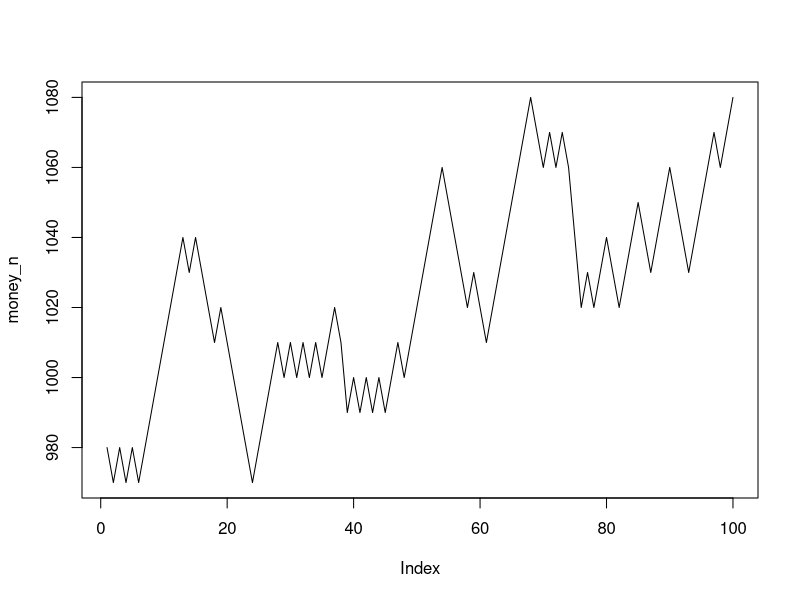

The R script that drew this image: (Note: this script raises an error after producing the figure.)

#######
# 標題 動機與目的 研究方法與假設 結論與備案

library(dplyr)
### Final report

num=1:13
type=c("space", "heart", "diamond", "club")
interaction(num, type)
poker <- expand.grid(num, type)
poker <- paste(poker$Var1, poker$Var2)
s <- sample(poker, 13)

str <- strsplit(s, " ")
num <- unlist(str)[seq(1,26, by=2)] %>% as.numeric() %>% sort()
cha <- unlist(str)[seq(2,26, by=2)]
unique(num)[-1]-unique(num)[-length(unique(num))]


######## casino war ################################################
draw <- function(x){
  x <- sample(x, length(x))
  a <- sample(x, 1)
  s <- sum(x==a)-1
  x <- c(x[x!=a], rep(a,s))
  return(x)
}

### 1. #####
n <- 150
A <- matrix(ncol = 3, nrow = 1000)
for (i in 1:1000) {
  x <- rep(c(2:14),6*4)
  k <- vector(length = n)
  for (j in 1:n) {
    # player
    x <- sample(x, length(x))
    a <- sample(x, 1)
    s <- sum(x==a)-1
    x <- c(x[x!=a], rep(a,s))
    # 莊
    x <- sample(x, length(x))
    b <- sample(x, 1)
    s <- sum(x==a)-1
    x <- c(x[x!=a], rep(a,s))
    
    if (a>b){ k[j]=1 } else if (a==b) {k[j]=0} else  k[j]=-1
  }
  A[i,1] <- sum(k==1)/150
  A[i,2] <- sum(k==-1)/150
  A[i,3] <- sum(k==0)/150
}
tmp <- apply(A, 2, mean)
apply(A, 2, var)

312/(2*(tmp[1]+tmp[2])+10*tmp[3])
time <- 15*(tmp[1]+tmp[2])+90*tmp[3]
time*100/60

#### 2. ######

# 模擬玩 50 局 1000 次，記錄每次剩下的錢為多少，
# 當模擬的次數越多

x <- rep(c(2:14),6*4)
money = 1000
n <- 100
k <- vector(length = n)
money_n <- vector(length = n)
simu_money <- vector(length = 1000)
e = NULL

for (j in 1:n) {
  # player
  x <- sample(x, length(x))
  a <- sample(x, 1)
  s <- sum(x==a)-1
  x <- c(x[x!=a], rep(a,s))
  # 莊
  x <- sample(x, length(x))
  b <- sample(x, 1)
  s <- sum(x==a)-1
  x <- c(x[x!=a], rep(a,s))
  
  if (a>b){ k[j]=1 } else if (a==b) {k[j]=0} else  k[j]=-1
  if (k[j] != 0 ) { money <- money+k[j]*10 }
  else  {
    for (i in 1:3) {
      x<- draw(x)
    }
    # player
    x <- sample(x, length(x))
    a <- sample(x, 1)
    s <- sum(x==a)-1
    x <- c(x[x!=a], rep(a,s))
    for (i in 1:3) {
      x<- draw(x)
    }
    # 莊
    x <- sample(x, length(x))
    b <- sample(x, 1)
    s <- sum(x==a)-1
    x <- c(x[x!=a], rep(a,s))
    if (a>b){ g=1 } else if (a==b) {g=4} else  g=-2
    money <- money+g*10
    e  <- c(e,g)
  }
  money_n[j] <- money
  left <- length(x)
}

k
table(k)
e
money
money_n
plot(money_n, type = "l")


par(mfrow=c(3,3), mar=c(2,2,2,2))
for (i in 1:3) {
  x <- rep(c(2:14),6*4)
  money = 1000
  n_50 <- game(x,50,money)
  plot(n_50, type = "l", main = "n=50")
}
for (i in 1:3) {
  x <- rep(c(2:14),6*4)
  money = 1000
  n_70 <- game(x,70,money)
  plot(n_70, type = "l", main = "n=70")
}
for (i in 1:3) {
  x <- rep(c(2:14),6*4)
  money = 1000
  n_100 <- game(x,100,money)
  plot(n_100, type = "l", main = "n=100")
}

# 3. ######

game <- function(x,n,money){
  money_n <- vector(length = n)
  for (j in 1:n) {
    # player
    x <- sample(x, length(x))
    a <- sample(x, 1)
    s <- sum(x==a)-1
    x <- c(x[x!=a], rep(a,s))
    # 莊
    x <- sample(x, length(x))
    b <- sample(x, 1)
    s <- sum(x==a)-1
    x <- c(x[x!=a], rep(a,s))
    
    if (a > b){ k=1 } else if (a==b) {k=0} else  k=-1
    if (k != 0 ) { money <- money + k*10 }
    else  {
      for (i in 1:3) {
        x<- draw(x)
      }
      # player
      x <- sample(x, length(x))
      a <- sample(x, 1)
      s <- sum(x==a)-1
      x <- c(x[x!=a], rep(a,s))
      for (i in 1:3) {
        x<- draw(x)
      }
      # 莊
      x <- sample(x, length(x))
      b <- sample(x, 1)
      s <- sum(x==a)-1
      x <- c(x[x!=a], rep(a,s))
      if (a > b){ g=1 } else if (a == b) {g = 4} else  g = -2
      money <- money + g*10
    }
    money_n[j] <- money
  }
  return(money = money_n)
}


n <- 70
simu_money <- matrix(ncol = n, nrow = 10000)
for (i in 1:10000) {
  x <- rep(c(2:14),7*4)
  money = 1000
  simu_money[i,] <- game(x,n,money) 
}

n <- 70
simu_money2 <- matrix(ncol = n, nrow = 10000)
for (i in 1:10000) {
  x <- rep(c(2:14),7*4)
  money = 1000
  for (j in 1:n) {
    # player
    x <- sample(x, length(x))
    a <- sample(x, 1)
    s <- sum(x==a)-1
    x <- c(x[x!=a], rep(a,s))
    # 莊
    x <- sample(x, length(x))
    b <- sample(x, 1)
    s <- sum(x==a)-1
    x <- c(x[x!=a], rep(a,s))
    
    if (a > b){ k=1 } else if (a==b) {k=-0.5} else  k=-1
    if (k != 0 ) { money <- money + k*10 }
    simu_money2[i,j] <- money
  } 
}

#### 30 50 70 #######
mean(simu_money[,35])
mean(simu_money[,50])
mean(simu_money[,70])
sum(simu_money[,1] > 1000)/10000
sum(simu_money[,50] < 1000)/10000
sum(simu_money[,70] < 1000)/10000

mean(simu_money2[,30])
mean(simu_money2[,50])
mean(simu_money2[,70])
sum(simu_money2[,30] > 1000)/10000
sum(simu_money2[,50] > 1000)/10000
sum(simu_money2[,70] > 1000)/10000


#### 最後的金額 #####
least <- simu_money[,70]
plot(density(simu_money[,70]), xlim=c(600,1450),ylim=c(0,0.007), main = "density plot n=70 ")
abline(v=mean(simu_money[,70]), col=2)
hist(simu_money[,70], xlim=c(600,1450), main = "density plot n=70 ")
mean(least)
sd(least)
min(least)
max(least)
quantile(least, c(0.05,0.95))
sum(least > 1000)/10000
sum(least < 1000)/10000

apply(simu_money, 2, mean) %>% rank()

##### 抓最高的數字 #######
sum(apply(simu_money, 1, max) >= 1000)
max_place <- apply(simu_money, 1, which.max)
table(max_place)
win <- simu_money[max_place != 1,]

apply(simu_money, 1, min)

m <- apply(simu_money, 1, max_t)
table(m)

x <- simu_money[1,]
plot(x, type = "l")

max_t <- function(x){
  a <-(x[-1] - x[-length(x)] > 0)*1 #後面的數字大於前面的數字設為1
  b <- which(a[-1] != a[-length(a)])+1 #找到0 1變號的位置
  b <- c(1,b,length(x))
  c <- b[-1] - b[-length(b)] #利用變號的位置相減 可以找到0或1重複的次數
  return(max(c))
}
table(c)
max(c) #0 1 重複的次數

max_t(x)

##### 策略一 #######
# 870 1120

sol1 <- function(x,n,money){
  while ((n < 50) * (900 < money ) == 1  ) {
  n=n+1
  # player
  x <- sample(x, length(x))
  a <- sample(x, 1)
  s <- sum(x==a)-1
  x <- c(x[x!=a], rep(a,s))
  # 莊
  x <- sample(x, length(x))
  b <- sample(x, 1)
  s <- sum(x==a)-1
  x <- c(x[x!=a], rep(a,s))
  
  if (a > b){ k=1 } else if (a==b) {k=0} else  k=-1
  if (k != 0 ) { money <- money + k*10 } else  {
      for (i in 1:3) {
        x<- draw(x)
      }
      # player
      x <- sample(x, length(x))
      a <- sample(x, 1)
      s <- sum(x==a)-1
      x <- c(x[x!=a], rep(a,s))
      for (i in 1:3) {
        x<- draw(x)
      }
      # 莊
      x <- sample(x, length(x))
      b <- sample(x, 1)
      s <- sum(x==a)-1
      x <- c(x[x!=a], rep(a,s))
      if (a > b){ g=1 } else if (a == b) {g = 4} else  g = -2
      money <- money + g*10 }
}
  return(c(n,money))
}

  
sol1_n <- matrix(nrow =  11000,ncol = 2)
for (i in 1:11000) {
  x <- rep(c(2:14),7*4)
  money = 1000
  n=0 
  sol1_n[i,] <- sol1(x,n,money)
}

sol1_nn <- sol1_n[ (900 <= sol1_n[,2] ),2]
mean(sol1_nn) 
sum(sol1_nn > 1000)/length(sol1_nn)
hist(sol1_nn, main = "Histogram ( 900 < money )")
abline(v=mean(sol1_nn) ,col=2)
hist(sol1_n[,1])
sum(sol1_n[(900 <= sol1_n[,2] ),1] != 50)/length(sol1_nn)


#### 策略二 ######

sol2 <- function(x,nn,money){
  n1 = 0
  n2 = 0
  while ( (nn < 50) * (n1 < 3)* (n2 > -4) == 1 ) {
    nn = nn+1
    omoney <- money
    # player
    x <- sample(x, length(x))
    a <- sample(x, 1)
    s <- sum(x==a)-1
    x <- c(x[x!=a], rep(a,s))
    # 莊
    x <- sample(x, length(x))
    b <- sample(x, 1)
    s <- sum(x==a)-1
    x <- c(x[x!=a], rep(a,s))
    
    if (a > b){ k=1 } else if (a==b) {k=0} else  k=-1
    if (k != 0 ) {  money <- money + k*10 
    } else  {
      for (i in 1:3) {
        x<- draw(x)
      }
      # player
      x <- sample(x, length(x))
      a <- sample(x, 1)
      s <- sum(x==a)-1
      x <- c(x[x!=a], rep(a,s))
      for (i in 1:3) {
        x<- draw(x)
      }
      # 莊
      x <- sample(x, length(x))
      b <- sample(x, 1)
      s <- sum(x==a)-1
      x <- c(x[x!=a], rep(a,s))
      if (a > b){ g=1 } else if (a == b) {g = 4} else  g = -2
      money <- money + g*10 }
    if (money > omoney){n1 = n1+1 } else {n1 = 0}
    if (money > omoney){n2 = 0 } else {n2 = n2-1}
  }
  return(c(nn,money))
}


nn = 0
x <- rep(c(2:14),7*4)
money = 1000
sol2_n <- matrix(nrow =  10000,ncol = 2)
for (i in 1:10000) {
  sol2_n[i,] <- sol2(x,nn,money)
}

apply(sol2_n, 2, mean)
par(mfrow=c(1,2))
hist(sol2_n[,2], main = "Histogram of money(3win or 4lose)")
hist(sol2_n[,1], main = "Histogram of games(3win or 4lose)")
sum(sol2_n[,2] > 1000)/10000
quantile(sol2_n[,2], c(0.05,0.95))
  